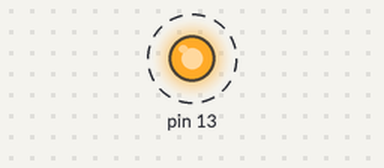
Recording of a sketch running on a simulated Arduino Uno, built with avr-gcc and run on an emulated ATmega328P. Shown: output pins drawn as LEDs (lit = HIGH). Dashed ring = blinking. What the sketch prints to the serial monitor is not drawn.

Above: at 0.35 s.
Timing chart, 0 to 3.3 s (numbered marks = the images above):
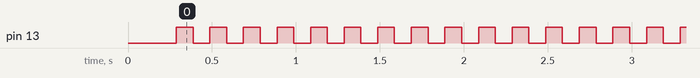

The sketch:

sos_signal_enhanced.ino
```cpp
// Ex03 - SOS 闪烁信号（改进版）
// 更清晰的代码结构和更详细的状态输出

// 时间常量
const unsigned long DOT_ON = 100;      // 点亮时长（短闪）
const unsigned long DASH_ON = 500;     // 点亮时长（长闪）
const unsigned long SYMBOL_GAP = 100;  // 符号间隔
const unsigned long LETTER_GAP = 300;  // 字母间隔
const unsigned long WORD_GAP = 1000;   // 单词间隔

// 状态定义
enum Symbol { DOT = 0, DASH = 1 };

// SOS 序列（S-O-S）
const Symbol sos_pattern[] = {
  // S: · · ·
  DOT, DOT, DOT,
  // O: — — —
  DASH, DASH, DASH,
  // S: · · ·
  DOT, DOT, DOT
};

const int PATTERN_LENGTH = sizeof(sos_pattern) / sizeof(sos_pattern[0]);

// 状态变量
unsigned long lastChangeTime = 0;
int currentSymbolIndex = 0;
bool ledOn = false;
unsigned long blinkCount = 0;
unsigned long sosCount = 0;

void setup() {
  Serial.begin(9600);
  pinMode(13, OUTPUT);
  digitalWrite(13, LOW);

  Serial.println("\n============================================");
  Serial.println("Ex03: SOS Signal with millis() - Enhanced");
  Serial.println("============================================");
  Serial.println("Morse Code:");
  Serial.println("  S: · · ·");
  Serial.println("  O: — — —");
  Serial.println("  S: · · ·");
  Serial.println("\nTiming:");
  Serial.println("  Dot duration: 100ms");
  Serial.println("  Dash duration: 500ms");
  Serial.println("  Symbol gap: 100ms");
  Serial.println("  Word gap: 1000ms");
  Serial.println("============================================\n");

  lastChangeTime = millis();
  playNextSymbol();
}

void loop() {
  unsigned long currentMillis = millis();
  unsigned long elapsedTime = currentMillis - lastChangeTime;

  if (ledOn) {
    // LED 当前亮着，检查是否应该关闭
    unsigned long duration = (sos_pattern[currentSymbolIndex] == DOT) ? DOT_ON : DASH_ON;

    if (elapsedTime >= duration) {
      digitalWrite(13, LOW);
      ledOn = false;
      lastChangeTime = currentMillis;

      // 检查是否是最后一个符号
      if (currentSymbolIndex == PATTERN_LENGTH - 1) {
        // 最后一个符号，进入长停顿
        Serial.print("[");
        Serial.print(currentMillis);
        Serial.println("ms] ~~~~ Word Gap (1000ms) ~~~~");
      }
    }
  } else {
    // LED 关闭状态，检查是否应该点亮
    unsigned long gapDuration = (currentSymbolIndex == PATTERN_LENGTH - 1) ? WORD_GAP : SYMBOL_GAP;

    if (elapsedTime >= gapDuration) {
      if (currentSymbolIndex >= PATTERN_LENGTH) {
        // 完成一个 SOS 周期，重新开始
        currentSymbolIndex = 0;
        sosCount++;

        Serial.print("\n[");
        Serial.print(currentMillis);
        Serial.print("ms] ===== SOS #");
        Serial.print(sosCount);
        Serial.println(" =====\n");
      }

      playNextSymbol();
    }
  }
}

void playNextSymbol() {
  if (currentSymbolIndex < PATTERN_LENGTH) {
    digitalWrite(13, HIGH);
    ledOn = true;
    lastChangeTime = millis();

    unsigned long currentMillis = millis();

    // 输出符号信息
    Serial.print("[");
    Serial.print(currentMillis);
    Serial.print("ms] Symbol ");
    Serial.print(currentSymbolIndex + 1);
    Serial.print("/");
    Serial.print(PATTERN_LENGTH);
    Serial.print(": ");

    if (sos_pattern[currentSymbolIndex] == DOT) {
      Serial.print("· (DOT)");
    } else {
      Serial.print("— (DASH)");
    }

    // 显示字母位置
    if (currentSymbolIndex < 3) {
      Serial.print(" [S]");
    } else if (currentSymbolIndex < 6) {
      Serial.print(" [O]");
    } else {
      Serial.print(" [S]");
    }

    Serial.println();
    blinkCount++;
  } else {
    currentSymbolIndex++;  // 进入间隔状态
  }
}
```

Measured:
- by itself, pin 13: alternates HIGH for 0.10 s and LOW for 0.10 s
